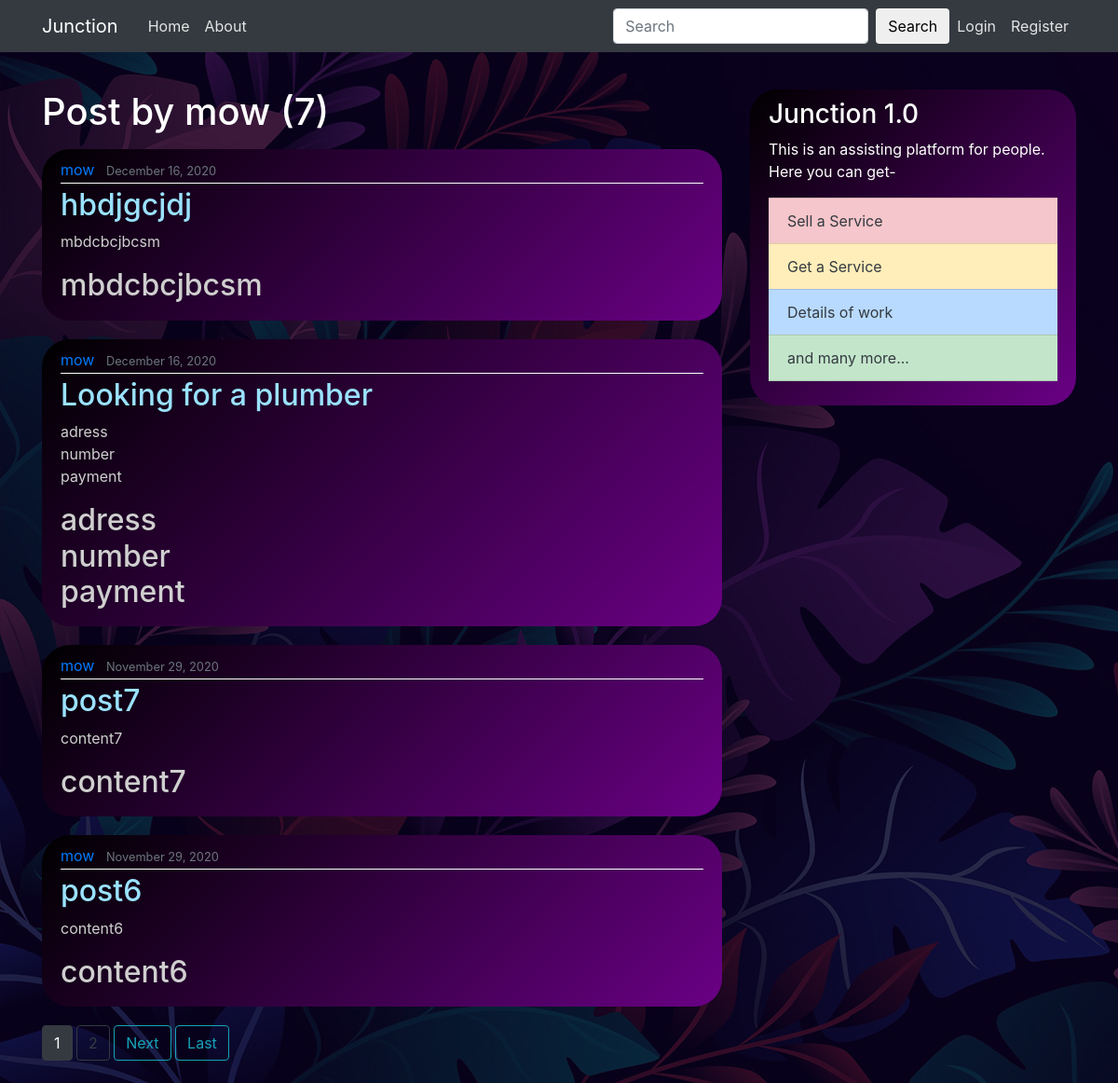
Screenshot of /user/mow with the database file from the repository.
### webpage/models.py (models this page shows, shortened)
class Post(models.Model):
	title = models.CharField(max_length=100)
	content = models.TextField()
	date_posted = models.DateTimeField(default=timezone.now)
	author = models.ForeignKey(User, on_delete=models.CASCADE)
	status = models.TextField(max_length=50, default='available')

### webpage/views.py (the view)
# urls.py: path('user/<str:username>', UserPostListView.as_view(), name='user-posts'),
class UserPostListView(ListView):
	model = Post
	template_name = 'webpage/user_posts.html' #<app>/<model>_<viewtype>.html
	context_object_name = 'posts'
	paginate_by = 4
	def get_queryset(self):
		user = get_object_or_404(User, username=self.kwargs.get('username'))
		return Post.objects.filter(author=user).order_by('-date_posted')

### webpage/templates/webpage/user_posts.html (shortened to what this page needs)
{% extends "webpage/base.html"%}
{% block content%}
      <h1 class="mb-3 ">Post by {{ view.kwargs.username }} ({{ page_obj.paginator.count }})</h1>
      {%for post in posts%}
        <article class="media content-section">
          <div class="media-body">
            <div class="article-metadata">
              <a class="mr-2" href="{% url 'user-posts' post.author.username %}">{{ post.author }}</a>
              <small class="text-muted">{{ post.date_posted|date:"F j, Y" }}</small>
            </div>
            <h2><a class="article-title" href="{% url 'post-detail' post.id %}">{{ post.title }}</a></h2>
            <p class="article-content">{{ post.content }}</p>
            <h2><a class="article-content" href="{% url 'post-detail' post.id %}">{{ post.content }}</a></h2>
          </div>
        </article>
      {%endfor%}
      {% if is_paginated %}
        {% for num in page_obj.paginator.page_range %}
          {% if page_obj.number == num %}
            <a class="btn btn-dark mb-4" href="?page={{ num }}">{{ num }}</a>
          {% elif num > page_obj.number|add:'-3' and num < page_obj.number|add:'3' %}
             <a class="btn btn-outline-dark mb-4" href="?page={{ num }}">{{ num }}</a>
          {% endif %}
        {% endfor %}
        {% if page_obj.has_next %}
          <a class="btn btn-outline-info mb-4" href="?page={{ page_obj.next_page_number }}">Next</a>
          <a class="btn btn-outline-info mb-4" href="?page={{ page_obj.paginator.num_pages }}">Last</a>
        {% endif %}
      {% endif %}
{% endblock content%}

### webpage/static/webpage/main.css (style rules this page uses)
body { background-image: url("background\ image3.jpg"); color: #cfcfcf; margin-top: 6rem; }
h1, h2, h3, h4, h5, h6 { color: #ffffff; }
.content-section { background: linear-gradient( 135deg, #000000, #6a0085); padding: 10px 20px; border: 5px linear-gradient( -135deg, #ffffff, #6a0085); border-radius: 30px; margin-bottom: 20px; }
.article-title { color: #9ae2ff; }
.article-content { color: #cfcfcf; white-space: pre-line; }
.article-metadata { padding-bottom: 2px; margin-bottom: 4px; border-bottom: 0.5px solid #ffffff }

### rows the page displays
Post: author "mow", date_posted "December 16, 2020", title "hbdjgcjdj", content "mbdcbcjbcsm"
Post: author "mow", date_posted "December 16, 2020", title "Looking for a plumber", content "adress number payment"
Post: author "mow", date_posted "November 29, 2020", title "post7", content "content7"
Post: author "mow", date_posted "November 29, 2020", title "post6", content "content6"

### other values shown
{{ view.kwargs.username }} "mow"
{{ page_obj.paginator.count }} "7"
{{ num }} "1"
{{ num }} "2"
